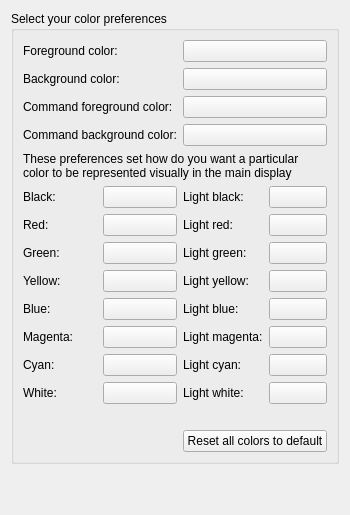
     <widget class="QWidget" name="color_view_tab">
      <attribute name="title">
       <string>Color view</string>
      </attribute>
      <layout class="QGridLayout" name="gridLayout_2">
       <item row="0" column="0">
        <widget class="QGroupBox" name="groupBox">
         <property name="title">
          <string>Select your color preferences</string>
         </property>
         <layout class="QGridLayout" name="gridLayout_8">
          <item row="0" column="0">
           <widget class="QLabel" name="label_22">
            <property name="text">
             <string>Foreground color:</string>
            </property>
           </widget>
          </item>
          <item row="0" column="1">
           <widget class="QPushButton" name="pushButton_foreground_color">
            <property name="autoFillBackground">
             <bool>true</bool>
            </property>
            <property name="styleSheet">
             <string notr="true"/>
            </property>
            <property name="text">
             <string/>
            </property>
           </widget>
          </item>
          <item row="1" column="0">
           <widget class="QLabel" name="label_21">
            <property name="text">
             <string>Background color:</string>
            </property>
           </widget>
          </item>
          <item row="1" column="1">
           <widget class="QPushButton" name="pushButton_background_color">
            <property name="autoFillBackground">
             <bool>true</bool>
            </property>
            <property name="text">
             <string/>
            </property>
           </widget>
          </item>
          <item row="6" column="0" colspan="2">
           <widget class="QLabel" name="label_19">
            <property name="text">
             <string>These preferences set how do you want a particular color to be represented visually in the main display</string>
            </property>
            <property name="wordWrap">
             <bool>true</bool>
            </property>
           </widget>
          </item>
          <item row="7" column="0">
           <layout class="QGridLayout" name="gridLayout_4">
            <item row="0" column="0">
             <widget class="QLabel" name="label">
              <property name="text">
               <string>Black:</string>
              </property>
             </widget>
            </item>
            <item row="1" column="0">
             <widget class="QLabel" name="label_2">
              <property name="text">
               <string>Red:</string>
              </property>
             </widget>
            </item>
            <item row="2" column="0">
             <widget class="QLabel" name="label_3">
              <property name="text">
               <string>Green:</string>
              </property>
             </widget>
            </item>
            <item row="4" column="0">
             <widget class="QLabel" name="label_5">
              <property name="text">
               <string>Blue:</string>
              </property>
             </widget>
            </item>
            <item row="5" column="0">
             <widget class="QLabel" name="label_6">
              <property name="text">
               <string>Magenta:</string>
              </property>
             </widget>
            </item>
            <item row="6" column="0">
             <widget class="QLabel" name="label_7">
              <property name="text">
               <string>Cyan:</string>
              </property>
             </widget>
            </item>
            <item row="7" column="0">
             <widget class="QLabel" name="label_8">
              <property name="text">
               <string>White:</string>
              </property>
             </widget>
            </item>
            <item row="0" column="1">
             <widget class="QPushButton" name="pushButton_black">
              <property name="autoFillBackground">
               <bool>true</bool>
              </property>
              <property name="text">
               <string/>
              </property>
             </widget>
            </item>
            <item row="1" column="1">
             <widget class="QPushButton" name="pushButton_red">
              <property name="autoFillBackground">
               <bool>true</bool>
              </property>
              <property name="text">
               <string/>
              </property>
             </widget>
            </item>
            <item row="2" column="1">
             <widget class="QPushButton" name="pushButton_green">
              <property name="autoFillBackground">
               <bool>true</bool>
              </property>
              <property name="text">
               <string/>
              </property>
             </widget>
            </item>
            <item row="3" column="1">
             <widget class="QPushButton" name="pushButton_yellow">
              <property name="autoFillBackground">
               <bool>true</bool>
              </property>
              <property name="text">
               <string/>
              </property>
             </widget>
            </item>
            <item row="4" column="1">
             <widget class="QPushButton" name="pushButton_blue">
              <property name="autoFillBackground">
               <bool>true</bool>
              </property>
              <property name="text">
               <string/>
              </property>
             </widget>
            </item>
            <item row="5" column="1">
             <widget class="QPushButton" name="pushButton_magenta">
              <property name="autoFillBackground">
               <bool>true</bool>
              </property>
              <property name="text">
               <string/>
              </property>
             </widget>
            </item>
            <item row="6" column="1">
             <widget class="QPushButton" name="pushButton_cyan">
              <property name="autoFillBackground">
               <bool>true</bool>
              </property>
              <property name="text">
               <string/>
              </property>
             </widget>
            </item>
            <item row="7" column="1">
             <widget class="QPushButton" name="pushButton_white">
              <property name="autoFillBackground">
               <bool>true</bool>
              </property>
              <property name="text">
               <string/>
              </property>
             </widget>
            </item>
            <item row="3" column="0">
             <widget class="QLabel" name="label_4">
              <property name="text">
               <string>Yellow:</string>
              </property>
             </widget>
            </item>
           </layout>
          </item>
          <item row="7" column="1">
           <layout class="QGridLayout" name="gridLayout_3">
            <item row="0" column="0">
             <widget class="QLabel" name="label_13">
              <property name="text">
               <string>Light black:</string>
              </property>
             </widget>
            </item>
            <item row="1" column="0">
             <widget class="QLabel" name="label_14">
              <property name="text">
               <string>Light red:</string>
              </property>
             </widget>
            </item>
            <item row="2" column="0">
             <widget class="QLabel" name="label_9">
              <property name="text">
               <string>Light green:</string>
              </property>
             </widget>
            </item>
            <item row="3" column="0">
             <widget class="QLabel" name="label_15">
              <property name="text">
               <string>Light yellow:</string>
              </property>
             </widget>
            </item>
            <item row="4" column="0">
             <widget class="QLabel" name="label_16">
              <property name="text">
               <string>Light blue:</string>
              </property>
             </widget>
            </item>
            <item row="5" column="0">
             <widget class="QLabel" name="label_11">
              <property name="text">
               <string>Light magenta:</string>
              </property>
             </widget>
            </item>
            <item row="6" column="0">
             <widget class="QLabel" name="label_12">
              <property name="text">
               <string>Light cyan:</string>
              </property>
             </widget>
            </item>
            <item row="7" column="0">
             <widget class="QLabel" name="label_10">
              <property name="text">
               <string>Light white:</string>
              </property>
             </widget>
            </item>
            <item row="0" column="1">
             <widget class="QPushButton" name="pushButton_Lblack">
              <property name="autoFillBackground">
               <bool>true</bool>
              </property>
              <property name="text">
               <string/>
              </property>
             </widget>
            </item>
            <item row="1" column="1">
             <widget class="QPushButton" name="pushButton_Lred">
              <property name="autoFillBackground">
               <bool>true</bool>
              </property>
              <property name="text">
               <string/>
              </property>
             </widget>
            </item>
            <item row="2" column="1">
             <widget class="QPushButton" name="pushButton_Lgreen">
              <property name="autoFillBackground">
               <bool>true</bool>
              </property>
              <property name="text">
               <string/>
              </property>
             </widget>
            </item>
            <item row="3" column="1">
             <widget class="QPushButton" name="pushButton_Lyellow">
              <property name="autoFillBackground">
               <bool>true</bool>
              </property>
              <property name="text">
               <string/>
              </property>
             </widget>
            </item>
            <item row="4" column="1">
             <widget class="QPushButton" name="pushButton_Lblue">
              <property name="autoFillBackground">
               <bool>true</bool>
              </property>
              <property name="text">
               <string/>
              </property>
             </widget>
            </item>
            <item row="5" column="1">
             <widget class="QPushButton" name="pushButton_Lmagenta">
              <property name="autoFillBackground">
               <bool>true</bool>
              </property>
              <property name="text">
               <string/>
              </property>
             </widget>
            </item>
            <item row="6" column="1">
             <widget class="QPushButton" name="pushButton_Lcyan">
              <property name="autoFillBackground">
               <bool>true</bool>
              </property>
              <property name="text">
               <string/>
              </property>
             </widget>
            </item>
            <item row="7" column="1">
             <widget class="QPushButton" name="pushButton_Lwhite">
              <property name="autoFillBackground">
               <bool>true</bool>
              </property>
              <property name="text">
               <string/>
              </property>
             </widget>
            </item>
           </layout>
          </item>
          <item row="9" column="1">
           <widget class="QPushButton" name="reset_colors_button">
            <property name="text">
             <string>Reset all colors to default</string>
            </property>
           </widget>
          </item>
          <item row="8" column="1">
           <spacer name="verticalSpacer_3">
            <property name="orientation">
             <enum>Qt::Vertical</enum>
            </property>
            <property name="sizeType">
             <enum>QSizePolicy::Minimum</enum>
            </property>
            <property name="sizeHint" stdset="0">
             <size>
              <width>20</width>
              <height>20</height>
             </size>
            </property>
           </spacer>
          </item>
          <item row="2" column="0">
           <widget class="QLabel" name="label_32">
            <property name="text">
             <string>Command foreground color:</string>
            </property>
           </widget>
          </item>
          <item row="2" column="1">
           <widget class="QPushButton" name="pushButton_command_foreground_color">
            <property name="autoFillBackground">
             <bool>true</bool>
            </property>
            <property name="text">
             <string/>
            </property>
           </widget>
          </item>
          <item row="3" column="0">
           <widget class="QLabel" name="label_37">
            <property name="text">
             <string>Command background color:</string>
            </property>
           </widget>
          </item>
          <item row="3" column="1">
           <widget class="QPushButton" name="pushButton_command_background_color">
            <property name="autoFillBackground">
             <bool>true</bool>
            </property>
            <property name="text">
             <string/>
            </property>
           </widget>
          </item>
         </layout>
        </widget>
       </item>
       <item row="1" column="0">
        <spacer name="verticalSpacer_5">
         <property name="orientation">
          <enum>Qt::Vertical</enum>
         </property>
         <property name="sizeHint" stdset="0">
          <size>
           <width>20</width>
           <height>40</height>
          </size>
         </property>
        </spacer>
       </item>
      </layout>
     </widget>
